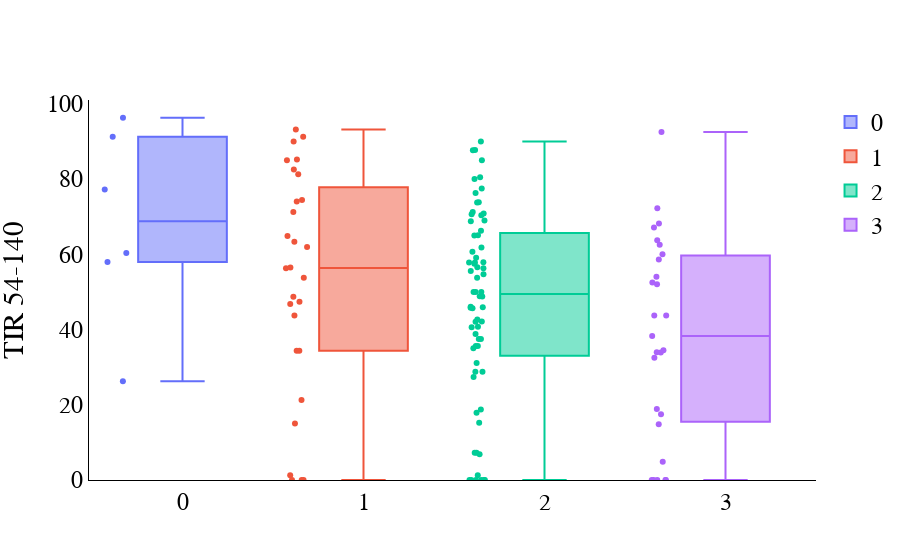

Write notebook code for a chart like this one.
### Code cell
df_all_days_c2 = df_all_day[(df_all_day['status']=='T2D')].reset_index(drop=True)
# [(df_all_day['status']=='pre-T2D')].reset_index(drop=True)

sum_name = df_all_days_c2['all_freq_big_meal']

# str_name = np.array([str(df_all_days_c2.loc[x, 'meal_1'])+str(df_all_days_c2.loc[x, 'meal_2'])+str(df_all_days_c2.loc[x, 'meal_3']) for x in range(len(df_all_days_c2))]) 
TIR =  df_all_days_c2['tir'].values  
descript = np.array([df_all_days_c2.loc[x, 'date'].strftime("%B %d, %Y")+" "+str(df_all_days_c2.loc[x, 'uid']) for x in range(len(df_all_days_c2))])

fig = go.Figure(layout = go.Layout(
            plot_bgcolor="#FFF",  # Sets background color to white
            xaxis=dict(
                linecolor="black",  # Sets color of X-axis line
                showgrid=False  # Removes X-axis grid lines
            ),
            yaxis=dict(
                title="TIR 54-140",  
                linecolor="black",  # Sets color of Y-axis line
                showgrid=False,  # Removes Y-axis grid lines    
            ),
            font=dict(
                family="Helvetica",
                size=24,
                color="black"
            )
        ))
fig.update_yaxes(range=[0, 101])
# fig.add_trace(go.Box(y=[50,50], boxpoints='all', text= descript[np.where(str_name == ty)[0]], boxmean=False, name=0))
for ty in [0, 1, 2, 3]:
    print(len(np.where(sum_name == ty)[0]))
    
    if len(np.where(sum_name == ty)[0]) !=0 :

        fig.add_trace(go.Box(y=TIR[np.where(sum_name == ty)[0]],boxpoints='all',  text= descript[np.where(sum_name == ty)[0]], name=ty))
    else:
        
        fig.add_trace(go.Box(y=[50,50], boxpoints='all', text= descript[np.where(sum_name == ty)[0]], name=ty))
        

        
fig.show()
# fig.write_image("/Users/amrutapai/Documents/SDRIpaper1/tir_atrisk_revis.svg")

### Figure 1 — Plotly figure (JSON) as saved in the notebook; plotly's stock layout.template omitted (floating-point values rounded to 4 significant figures)
{"data": [{"boxpoints": "all", "name": "0", "text": ["June 16, 2021 15", "June 28, 2021 19", "July 23, 2021 27", "July 29, 2021 27", "July 29, 2021 30", "August 23, 2021 33"], "type": "box", "y": [57.97, 77.22, 91.25, 96.25, 60.34, 26.25]}, {"boxpoints": "all", "name": "1", "text": ["April 14, 2021 1", "April 19, 2021 1", "May 01, 2021 7", "May 03, 2021 7", "May 03, 2021 8", "May 04, 2021 8", "May 09, 2021 8", "June 03, 2021 11", "June 05, 2021 11", "June 15, 2021 15", "June 17, 2021 15", "June 26, 2021 19", "June 27, 2021 19", "June 30, 2021 19", "July 01, 2021 19", "July 14, 2021 23", "July 16, 2021 23", "July 25, 2021 23", "July 22, 2021 27", "July 30, 2021 27", "August 01, 2021 27", "August 02, 2021 27", "July 27, 2021 30", "August 04, 2021 30", "August 18, 2021 33", "August 22, 2021 33", "August 21, 2021 34", "August 22, 2021 34"], "type": "box", "y": [53.75, 85.19, 21.25, 1.25, 0, 0, 0, 81.25, 71.25, 34.38, 74.03, 34.38, 46.77, 47.37, 48.72, 56.47, 74.39, 56.25, 93.18, 91.25, 90, 85, 82.54, 63.33, 43.75, 15, 61.9, 64.86]}, {"boxpoints": "all", "name": "2", "text": ["April 11, 2021 1", "April 12, 2021 1", "April 13, 2021 1", "April 15, 2021 1", "April 16, 2021 1", "April 17, 2021 1", "April 18, 2021 1", "April 20, 2021 1", "April 25, 2021 7", "April 26, 2021 7", "April 27, 2021 7", "April 28, 2021 7", "April 29, 2021 7", "April 30, 2021 7", "May 02, 2021 7", "May 04, 2021 7", "May 05, 2021 7", "May 06, 2021 7", "April 28, 2021 8", "May 01, 2021 8", "May 05, 2021 8", "May 07, 2021 8", "May 10, 2021 8", "May 25, 2021 11", "May 26, 2021 11", "May 27, 2021 11", "May 28, 2021 11", "June 02, 2021 11", "June 04, 2021 11", "June 06, 2021 11", "June 07, 2021 15", "June 08, 2021 15", "June 09, 2021 15", "June 14, 2021 15", "June 17, 2021 16", "June 18, 2021 16", "June 19, 2021 16", "June 20, 2021 16", "June 21, 2021 16", "June 22, 2021 16", "June 24, 2021 16", "June 26, 2021 16", "June 29, 2021 19", "July 13, 2021 22", "July 15, 2021 22", "July 13, 2021 23", "July 18, 2021 23", "July 21, 2021 23", "July 21, 2021 27", "July 24, 2021 27", "July 26, 2021 27", "July 27, 2021 27", "July 28, 2021 27", "July 31, 2021 27", "July 24, 2021 30", "July 30, 2021 30", "August 12, 2021 33", "August 15, 2021 33", "August 16, 2021 33", "August 17, 2021 33", "August 21, 2021 33", "August 24, 2021 33", "August 15, 2021 34", "August 16, 2021 34", "August 17, 2021 34", "August 18, 2021 34", "August 19, 2021 34", "August 25, 2021 34"], "type": "box", "y": [15.19, 48.75, 18.75, 50, 57.5, 73.81, 45.65, 66.25, 6.818, 7.229, 7.229, 27.38, 45.88, 35.63, 31.11, 17.86, 53.75, 45.78, 0, 0, 0, 1.235, 0, 35, 46.07, 37.5, 57.83, 73.75, 71.25, 80.49, 54.69, 59.09, 57.89, 57.81, 68.97, 40.74, 61.76, 55.56, 87.69, 76.27, 70.37, 50, 42.03, 0, 0, 37.5, 42.68, 56.25, 70.65, 77.5, 85, 80, 90, 87.65, 60.66, 65.08, 28.75, 48.86, 65, 68.75, 50, 28.75, 38.78, 40.62, 42.11, 70.83, 35.59, 56.52]}, {"boxpoints": "all", "name": "3", "text": ["April 10, 2021 1", "April 21, 2021 1", "April 24, 2021 7", "April 29, 2021 8", "April 30, 2021 8", "May 02, 2021 8", "May 08, 2021 8", "May 29, 2021 11", "May 30, 2021 11", "May 31, 2021 11", "June 01, 2021 11", "June 11, 2021 15", "July 02, 2021 19", "July 12, 2021 22", "July 15, 2021 23", "July 17, 2021 23", "July 19, 2021 23", "July 20, 2021 23", "July 13, 2021 24", "July 25, 2021 27", "August 13, 2021 33", "August 14, 2021 33", "August 19, 2021 33", "August 14, 2021 34", "August 23, 2021 34", "August 24, 2021 34", "August 26, 2021 34"], "type": "box", "y": [14.81, 43.75, 4.878, 0, 0, 0, 0, 58.62, 72.22, 63.75, 60, 62.5, 18.84, 0, 68.18, 52.05, 32.5, 38.27, 67.12, 92.5, 17.5, 43.75, 52.5, 33.9, 54.05, 33.96, 34.48]}], "layout": {"font": {"color": "black", "family": "Helvetica", "size": 24}, "plot_bgcolor": "#FFF", "xaxis": {"linecolor": "black", "showgrid": false}, "yaxis": {"linecolor": "black", "range": [0, 101], "showgrid": false, "title": {"text": "TIR 54-140"}}}}
